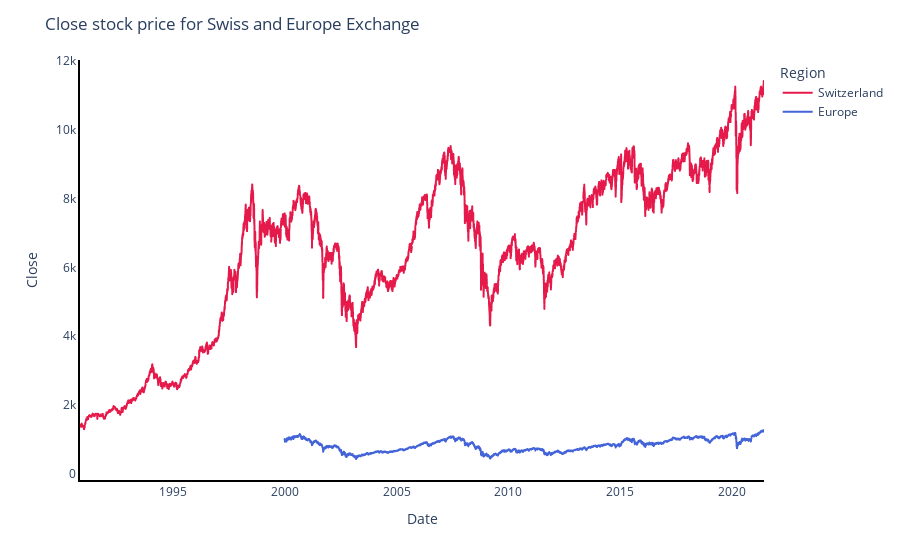

Notebook source saved alongside this figure:
### Markdown cell above
### Line Chart for Close Stock Price

### Code cell
fig = px.line(df_se, x='Date', y="Close", color = "Region", 
             labels = {"Index":"Region"}, color_discrete_map={
                "Europe":"#4363d8",
                "Switzerland":"#e6194B",
             })
# Add figure title
fig.update_layout(
    plot_bgcolor = "white",
    title_text="Close stock price for Swiss and Europe Exchange"
)

fig.update_yaxes(showticklabels = True, showline = True, linewidth = 2, linecolor = "black")
fig.update_xaxes(showticklabels = True, showline = True, linewidth = 2, linecolor = "black")

iplot(fig)

### Figure 1 — Plotly figure (JSON) as saved in the notebook; plotly's stock layout.template omitted (floating-point values rounded to 4 significant figures; data arrays with more than 128 entries replaced by an {"elided": "..."} marker saying what was removed)
{"data": [{"hovertemplate": "Region=Switzerland<br>Date=%{x}<br>Close=%{y}<extra></extra>", "legendgroup": "Switzerland", "line": {"color": "#e6194B", "dash": "solid"}, "mode": "lines", "name": "Switzerland", "showlegend": true, "type": "scattergl", "x": {"elided": "7830 str values"}, "xaxis": "x", "y": {"elided": "7830 float values"}, "yaxis": "y"}, {"hovertemplate": "Region=Europe<br>Date=%{x}<br>Close=%{y}<extra></extra>", "legendgroup": "Europe", "line": {"color": "#4363d8", "dash": "solid"}, "mode": "lines", "name": "Europe", "showlegend": true, "type": "scattergl", "x": {"elided": "5507 str values"}, "xaxis": "x", "y": {"elided": "5507 float values"}, "yaxis": "y"}], "layout": {"legend": {"title": {"text": "Region"}, "tracegroupgap": 0}, "margin": {"t": 60}, "plot_bgcolor": "white", "title": {"text": "Close stock price for Swiss and Europe Exchange"}, "xaxis": {"anchor": "y", "domain": [0, 1], "linecolor": "black", "linewidth": 2, "showline": true, "showticklabels": true, "title": {"text": "Date"}, "type": "date", "range": ["1990-11-09", "2021-06-02"], "autorange": true}, "yaxis": {"anchor": "x", "domain": [0, 1], "linecolor": "black", "linewidth": 2, "showline": true, "showticklabels": true, "title": {"text": "Close"}, "type": "linear", "range": [-191.5, 12040.0], "autorange": true}, "autosize": true}}
